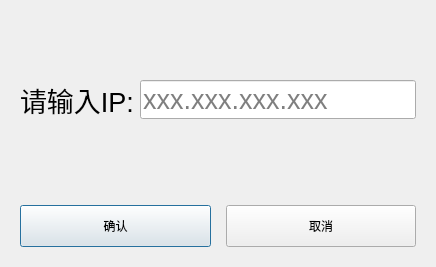
<?xml version="1.0" encoding="UTF-8"?>
<ui version="4.0">
 <class>SetIpDialog</class>
 <widget class="QDialog" name="SetIpDialog">
  <property name="geometry">
   <rect>
    <x>0</x>
    <y>0</y>
    <width>436</width>
    <height>267</height>
   </rect>
  </property>
  <property name="windowTitle">
   <string>Dialog</string>
  </property>
  <layout class="QGridLayout" name="gridLayout" rowstretch="3,1">
   <item row="0" column="0">
    <widget class="QWidget" name="widget" native="true">
     <layout class="QGridLayout" name="gridLayout_2">
      <item row="0" column="0">
       <widget class="QLabel" name="label">
        <property name="font">
         <font>
          <pointsize>20</pointsize>
         </font>
        </property>
        <property name="text">
         <string>请输入IP:</string>
        </property>
       </widget>
      </item>
      <item row="0" column="1">
       <widget class="QLineEdit" name="lineEdit_IP">
        <property name="font">
         <font>
          <pointsize>20</pointsize>
         </font>
        </property>
        <property name="placeholderText">
         <string>xxx.xxx.xxx.xxx</string>
        </property>
       </widget>
      </item>
     </layout>
    </widget>
   </item>
   <item row="1" column="0">
    <widget class="QWidget" name="widget_2" native="true">
     <layout class="QGridLayout" name="gridLayout_3">
      <property name="horizontalSpacing">
       <number>15</number>
      </property>
      <item row="0" column="0">
       <widget class="QPushButton" name="pushButton_confirm">
        <property name="sizePolicy">
         <sizepolicy hsizetype="Minimum" vsizetype="Minimum">
          <horstretch>0</horstretch>
          <verstretch>0</verstretch>
         </sizepolicy>
        </property>
        <property name="text">
         <string>确认</string>
        </property>
       </widget>
      </item>
      <item row="0" column="1">
       <widget class="QPushButton" name="pushButton_cancle">
        <property name="sizePolicy">
         <sizepolicy hsizetype="Minimum" vsizetype="Minimum">
          <horstretch>0</horstretch>
          <verstretch>0</verstretch>
         </sizepolicy>
        </property>
        <property name="text">
         <string>取消</string>
        </property>
       </widget>
      </item>
     </layout>
    </widget>
   </item>
  </layout>
 </widget>
 <resources/>
 <connections/>
</ui>
